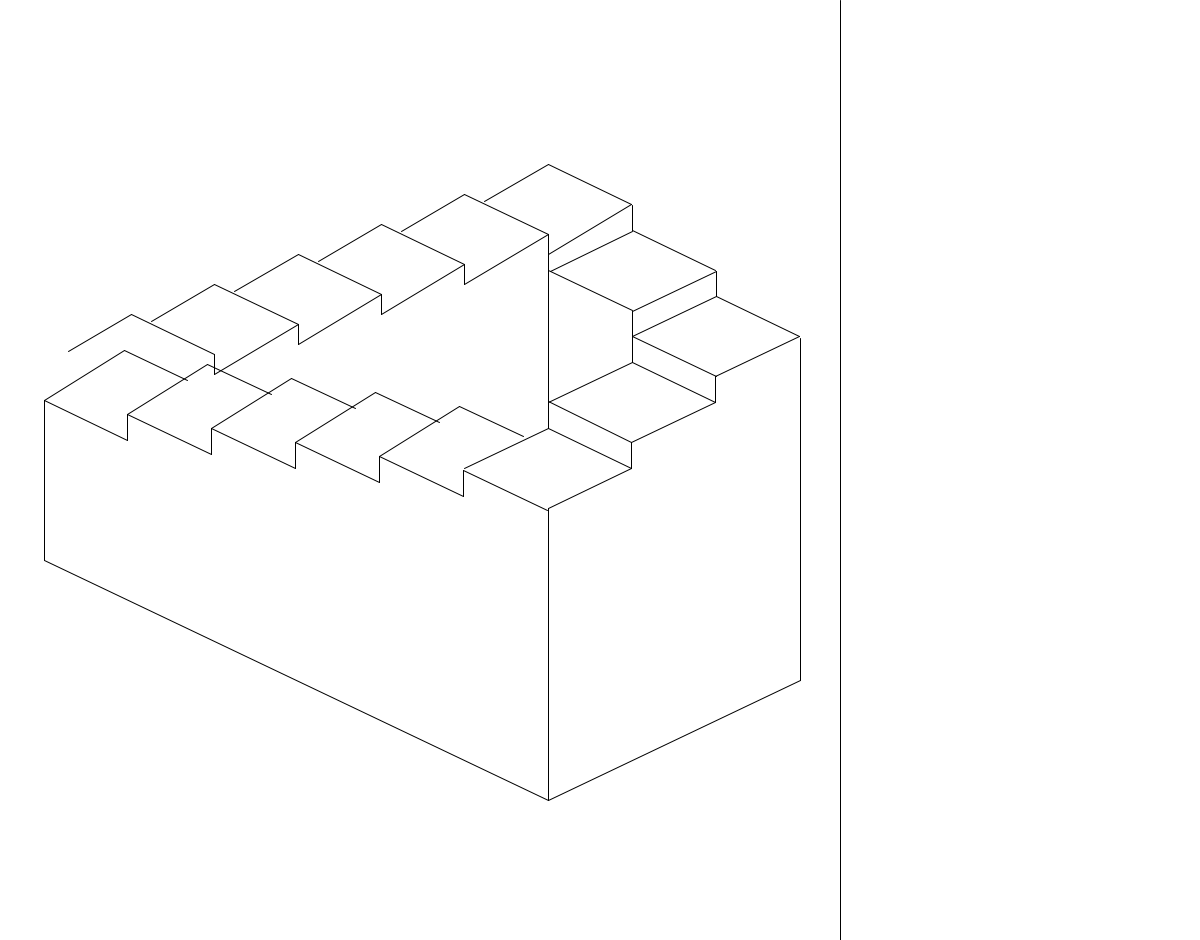
Frame 1 (no input)
Frame 60 (the mouse pressed at the canvas centre just before this capture): identical to frame 1, image omitted
Frame 120 (the mouse held since frame 60 and released just before this capture): identical to frame 1, image omitted

The Processing sketch that drew this single still picture (run headless with seeded random() and noise(); from frame 60 on, the mouse is pressed at the canvas centre):

// Processing sketch: escalera
// ── escalera.pde
void setup() {
  size(1200, 940);
}

void draw() {
  background(255);
  line(840, 0 ,840, 940);  
  line(548, 508 ,548, 800);  //centro vert
  line(548, 400 ,548, 250);  //centro vert2
  line(800, 680 ,800, 338);  //der vert
  line(44, 400 ,44, 560);    //izq vert
  line(44, 560 ,548, 800);
  line(800, 680 ,548, 800);
  float x1,y1,x2,y2;
  x1=44;
  y1=400;
  x2=127;
  y2=440;
  for(int i = 1; i<6;i++){
    line(x1, y1 ,x2, y2);
    line(x1+80, y1-50 ,x2+60, y2-60);
    line(x1+80, y1-50,x1,y2-40);
    line(x2,y2,x2,y2-26);
    x1=x2;
    y1=y2-26;
    x2=x1+84;
    y2=y1+40;
  }
  line(x1, y1 ,x2, y2);
  
  x1=548;
  y1=508;
  x2=631.3;
  y2=468;
  line(x2-83.3, y2-67,x2,y2-26);
  for(int i = 1; i<3;i++){
    line(x1, y1 ,x2, y2);
    line(x2,y2,x2,y2-26);
    
    line(x1-83.3, y1-40 ,x2-83.3, y2-40);
    line(x2-83.3, y2-40,x2-83.3,y2-70);
    
    line(x2-83.3, y2-40,x2,y2);
    x1=x2;
    y1=y2-26;
    x2=x1+84;
    y2=y1-40;
  }
  line(x1-83.3, y1-40 ,x2-83.3, y2-40);
  line(x1, y1 ,x2, y2);
  line(x2-83.3, y2-65,x2-166.6, y2-25);
  
  line(x2-166.6, y2-105,x2-249, y2-65);
  for(int i = 1; i<3;i++){
    line(x2,y2,x2-83.3, y2-40);
    line(x2-83.3, y2-40,x2-83.3,y2-65);
    
    
    line(x2-83.3, y2+40 ,x2-166.6, y2);
    line(x2-166.6, y2,x2-166.6,y2-25);
    
    x1=x2;
    y1=y2-26;
    x2=x1-84;
    y2=y1-40;
  }
  line(x2-83.3, y2+30 ,x2-166.6, y2-10);
  line(x2,y2,x2-83.3, y2-40);
  x1=x2;
  y1=y2;
  
  for(int i = 1; i<6;i++){
    line(x1,y1,x1-83.3, y1+50);
    line(x1-83.3, y1+50,x1-83.3, y1+30);
    x1=x1-83.3;
    y1=y1+30;
  }
  x2=x2-83.3;
  y2=y2-40;
  line(x2,y2,x2-63.3, y2+37);
  x2=x2-83.3;
  y2=y2+30;
  for(int i = 1; i<5;i++){
    line(x2,y2,x2-63.3, y2+37);
    line(x2-83.3, y2+30,x2, y2+70);
    x2=x2-83.3;
    y2=y2+30;
  }
  line(x2,y2,x2-63.3, y2+37);
  
}
